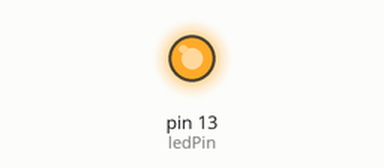
A sketch run on a simulated Arduino Uno, built with avr-gcc and run on an emulated ATmega328P. On the bench: output pins drawn as LEDs (lit = HIGH).

Above: at 0.1 s.
Timing chart, 0 to 1.6 s (numbered marks = the images above):
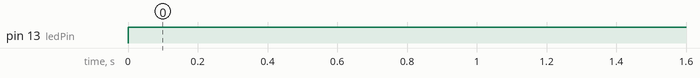

Measured:
- by itself, pin 13 (ledPin): LOW → HIGH at 0.00 s

The sketch:

code2.ino
```cpp
int ledPin = 13; //define number 13 interface
void setup()
{
  pinMode(ledPin, OUTPUT);//Defining the light interface for the output interfaced
}
void loop()
{
  digitalWrite(ledPin, HIGH); //light led

}
```
